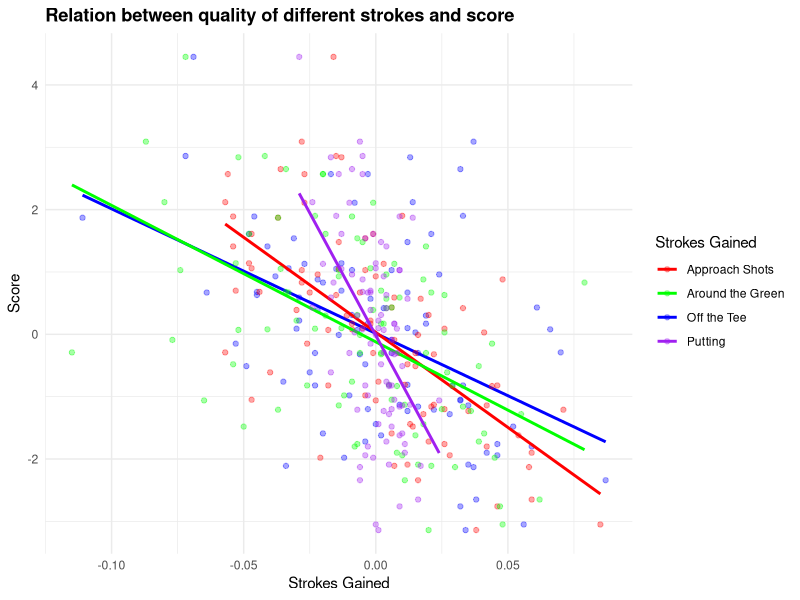

The R source for this figure:
## ---- chunk 1
#| echo: FALSE
#| message: FALSE
library(tidyverse)
library(patchwork)
golf_data <- read_csv(file = "dg_new_course_table.csv") #Reading the data
## ---- chunk 2
#| echo: FALSE
#| message: FALSE
#| fig.width: 8
#| fig.height: 5


#Plotting the combined graph
ggplot() + 
  geom_point(data = golf_data, aes(x = ott_sg, y = adj_score_to_par, color = "Off the Tee"), alpha = 0.35) + 
  geom_smooth(data = golf_data, aes(x = ott_sg, y = adj_score_to_par, color = "Off the Tee"), method = "lm", se = FALSE) +
  geom_point(data = golf_data, aes(x = app_sg, y = adj_score_to_par, color = "Approach Shots"), alpha = 0.35) + 
  geom_smooth(data = golf_data, aes(x = app_sg, y = adj_score_to_par, color = "Approach Shots"), method = "lm", se = FALSE) + 
  geom_point(data = golf_data, aes(x = arg_sg, y = adj_score_to_par, color = "Around the Green"), alpha = 0.35) + 
  geom_smooth(data = golf_data, aes(x = arg_sg, y = adj_score_to_par, color = "Around the Green"), method = "lm", se = FALSE) + 
  geom_point(data = golf_data, aes(x = putt_sg, y = adj_score_to_par, color = "Putting"), alpha = 0.35) + 
  geom_smooth(data = golf_data, aes(x = putt_sg, y = adj_score_to_par, color = "Putting"), method = "lm", se = FALSE) + 
  labs(title = "Relation between quality of different strokes and score", x = "Strokes Gained", y = "Score", color = "Strokes Gained") + 
  scale_color_manual(values = c("Off the Tee" = "blue", "Approach Shots" = "red", "Around the Green" = "green", "Putting" = "purple")) + theme_minimal() + theme(plot.title = element_text(face = "bold"))

